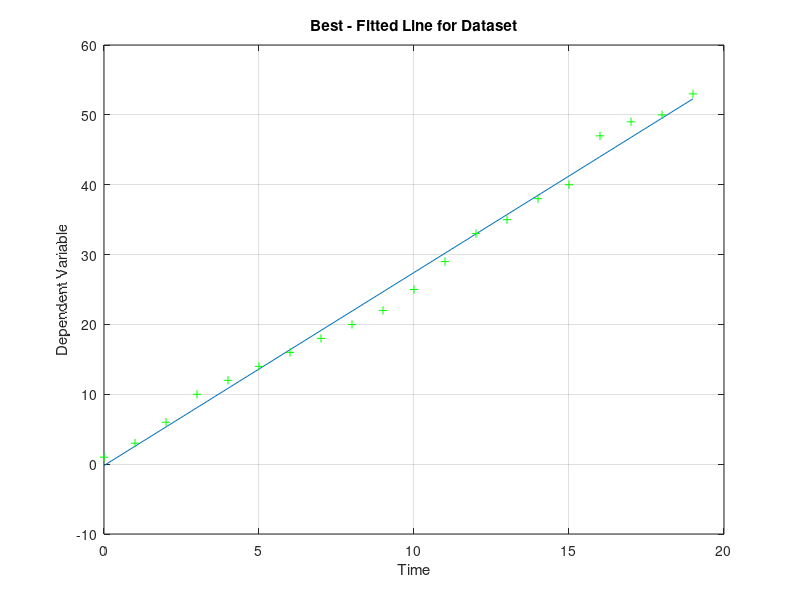

This chart was generated by the following MATLAB code:
% Command to Clear the Workspace
clear all

% Command to Clear the Command Window
clc

% Defining the Variable X
x = [0:19]

% Defining the Variable Y
y = [1 3 6 10 12 14 16 18 20 22 25 29 33 35 38 40 47 49 50 53]

% Calculate the Parameters
N = 20;  % Number of data points
sum_x = sum(x)
sum_y = sum(y)
sum_x2 = sum(x.^2)
sum_xy = sum(x .* y)

% Calculate m and b
m = (N*sum_xy - sum_x*sum_y) / (N*sum_x2 - sum_x^2)
b = (sum_y - m*sum_x) / N

% Using Polyfit and Polyval Commands
model = polyfit(x, y, 1)
predict = polyval(model, x)

% Plot the dataset.
plot(x, predict)
hold on
plot(x, y, 'g+')
xlabel('Time')
ylabel('Dependent Variable')
title('Best - Fitted Line for Dataset')
grid on
hold off
